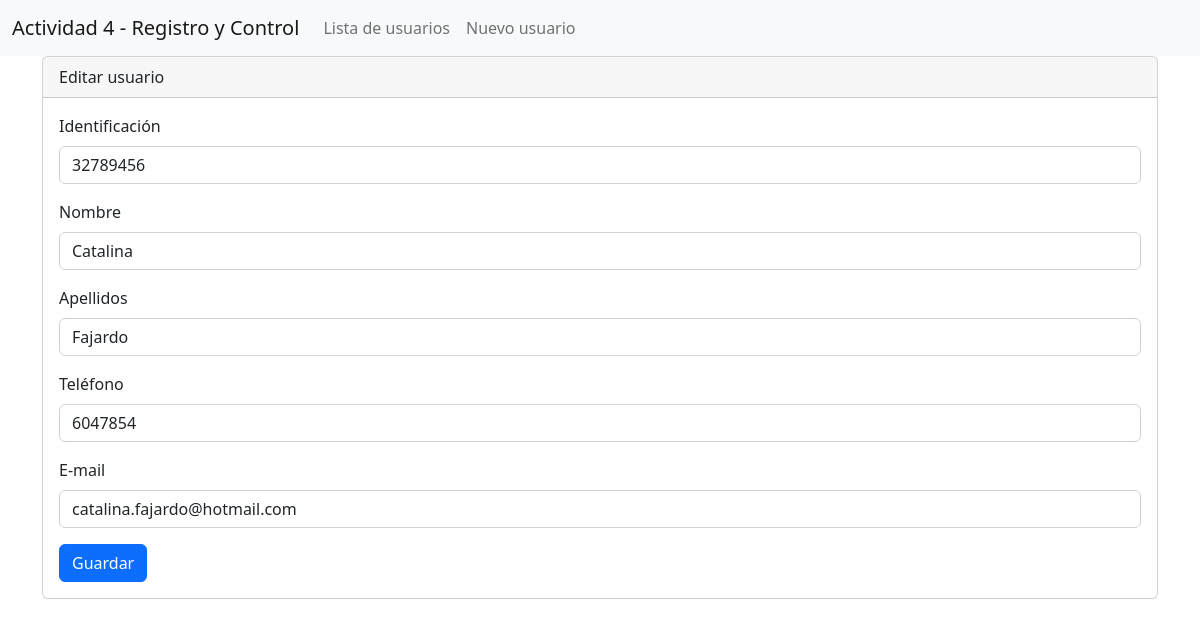
Screenshot of /paginas/usuarios/editar.php?id=3 with the database file from the repository.
### tables this page shows
CREATE TABLE `usuario` (
  `id_usuario` int(10) unsigned NOT NULL AUTO_INCREMENT,
  `identificacion` varchar(20) NOT NULL,
  `nombre` varchar(50) NOT NULL,
  `apellidos` varchar(50) NOT NULL,
  `telefono` varchar(20) DEFAULT NULL,
  `email` varchar(100) DEFAULT NULL,
  PRIMARY KEY (`id_usuario`)
);

### clases/usuarioRepositorio.php (called while the page is built, shortened)
<?php
class UsuarioRepositorio {
    private $conexion;
    public function __construct($conexion) {
        $this->conexion = $conexion;
    }
    public function consultar($idUsuario) {
        $sql = "SELECT id_usuario, identificacion, nombre, apellidos, telefono, email
                  FROM usuario
                 WHERE id_usuario = $idUsuario";
        $resultado = $this->conexion->query($sql);
        $registro = $resultado->fetch_assoc();
        $usuario = new Usuario();
        $usuario->setIdUsuario($registro['id_usuario']);
        $usuario->setIdentificacion($registro['identificacion']);
        $usuario->setNombre($registro['nombre']);
        $usuario->setApellidos($registro['apellidos']);
        $usuario->setTelefono($registro['telefono']);
        $usuario->setEmail($registro['email']);
        return $usuario;
    }
}

### clases/usuario.php (called while the page is built, shortened)
<?php
class Usuario {
    private $identificacion;
    private $nombre;
    private $apellidos;
    private $telefono;
    private $email;
    public function getIdentificacion() {
        return $this->identificacion;
    }
    public function setIdentificacion($identificacion) {
        $this->identificacion = $identificacion;
    }
    public function getNombre() {
        return $this->nombre;
    }
    public function setNombre($nombre) {
        $this->nombre = $nombre;
    }
    public function getApellidos() {
        return $this->apellidos;
    }
    public function setApellidos($apellidos) {
        $this->apellidos = $apellidos;
    }
    public function getTelefono() {
        return $this->telefono;
    }
    public function setTelefono($telefono) {
        $this->telefono = $telefono;
    }
    public function getEmail() {
        return $this->email;
    }
    public function setEmail($email) {
        $this->email = $email;
    }
}

### paginas/usuarios/editar.php (the view, shortened to what this page needs)
<?php
include('../../clases/baseDatos.php');
include('../../clases/usuario.php');
include('../../clases/usuarioRepositorio.php');
$idUsuario = (isset($_GET['id'])) ? $_GET['id'] : $_POST['id'];
$baseDatos = new BaseDatos();
$conexion = $baseDatos->conectar();
$usuarioRepositorio = new UsuarioRepositorio($conexion);
$usuario = $usuarioRepositorio->consultar($idUsuario);
?>
<!doctype html>
<html lang="es">
<head>
    <link href="https://cdn.jsdelivr.net/npm/bootstrap@5.2.0/dist/css/bootstrap.min.css" rel="stylesheet">
</head>
<body>
    <?php include('../navegacion.php') ?>
    <div class="container">
        <div class="card">
            <div class="card-header">
            Editar usuario
            </div>
            <div class="card-body">
                <form method="post">
                    <div class="mb-3">
                        <label for="identificacion" class="form-label">Identificación</label>
                        <input type="text" class="form-control" id="identificacion" name="identificacion" value="<?php echo $usuario->getIdentificacion(); ?>" required>
                    </div>
                    <div class="mb-3">
                        <label for="nombre" class="form-label">Nombre</label>
                        <input type="text" class="form-control" id="nombre" name="nombre" value="<?php echo $usuario->getNombre(); ?>" required>
                    </div>
                    <div class="mb-3">
                        <label for="apellidos" class="form-label">Apellidos</label>
                        <input type="text" class="form-control" id="apellidos" name="apellidos" value="<?php echo $usuario->getApellidos(); ?>" required>
                    </div>
                    <div class="mb-3">
                        <label for="telefono" class="form-label">Teléfono</label>
                        <input type="text" class="form-control" id="telefono" name="telefono" value="<?php echo $usuario->getTelefono(); ?>">
                    </div>
                    <div class="mb-3">
                        <label for="email" class="form-label">E-mail</label>
                        <input type="email" class="form-control" id="email" name="email" value="<?php echo $usuario->getEmail(); ?>">
                    </div>
                    <button type="submit" class="btn btn-primary">Guardar</button>
                </form>
            </div>
        </div>
    </div>
</body>
</html>

### rows the page displays
usuario: identificacion "32789456", nombre "Catalina", apellidos "Fajardo", telefono "6047854", email "catalina.fajardo@hotmail.com"
